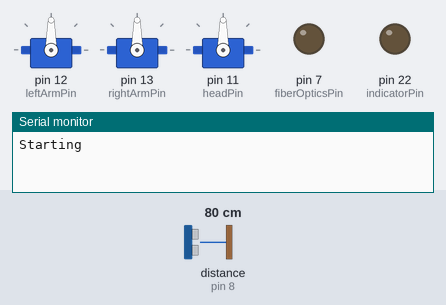
Bench run of a program on a simulated Arduino Mega 2560, built with avr-gcc and run on an emulated ATmega2560. Shown: 3 × servo, output pins drawn as LEDs (lit = HIGH), the last lines printed to the serial monitor. The test bench sets the inputs (shaded band); at power-on: distance to the obstacle (sensor on pin 8) 80 cm. The echo pulse lasts 58.3 µs per cm.

Above: at 1.2 s.
1.3 s: distance to the obstacle (sensor on pin 8) set to 77 cm
At 2.8 s:
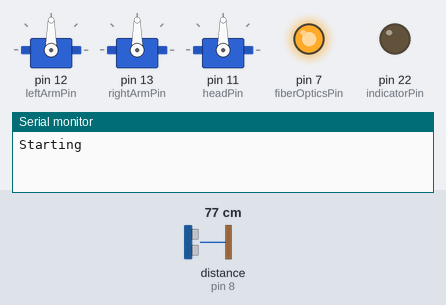
3.5 s: distance to the obstacle (sensor on pin 8) set to 69 cm
At 4.4 s:
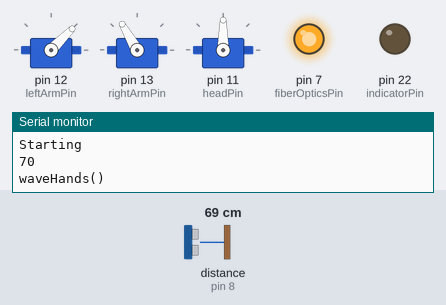
At 5.4 s:
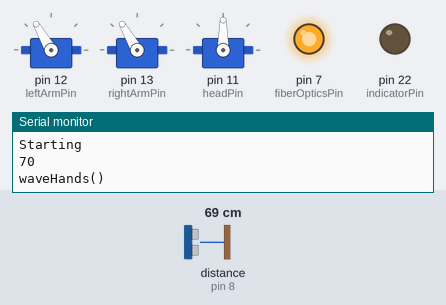
Timing chart, 0 to 21.5 s (numbered marks = the images above; inputs shaded):
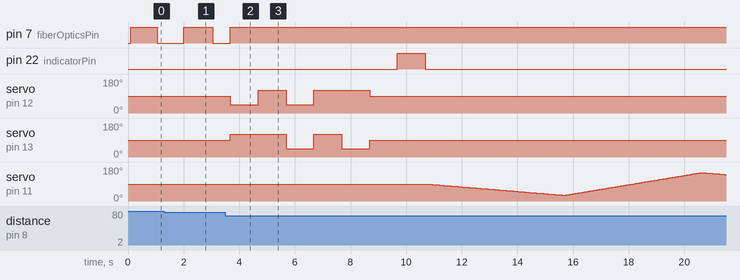

The program:

main.cpp
```cpp
#include <Arduino.h>
#include <NewPing.h>
#include <Servo.h>

const int leftArmPin = 12;     // blue
const int rightArmPin = 13;    // yellow
const int headPin = 11;        // green
const int echoPin = 8;         // blue
const int triggerPin = 9;      // yellow
const int fiberOpticsPin = 7;  // red
const int maxDistance = 200;
const int indicatorPin = 22;   //green


Servo leftArm;
Servo rightArm;
Servo head;

NewPing sonar(triggerPin, echoPin, maxDistance);

#include <hair.h>
#include <hands.h>
#include <head.h>

void setup() {
  pinMode(fiberOpticsPin, OUTPUT);
  pinMode(indicatorPin,OUTPUT);

  Serial.begin(9600);
  Serial.println("Starting");

  leftArm.attach(leftArmPin);
  rightArm.attach(rightArmPin);
  head.attach(headPin);
}

void loop() {
  int dist = sonar.ping_cm();
  delay(100);
  if (dist <= 75 && dist > 0) {
    Serial.println(dist);
    digitalWrite(fiberOpticsPin, HIGH);
    waveHands();
    digitalWrite(indicatorPin, HIGH);
    delay(1000);
    digitalWrite(indicatorPin, LOW);
    moveHead();
  }
  fiberOpticBlink();
}
```

hair.h
```cpp
void fiberOpticBlink() {
  int evenOdd = millis() / 1000;
  if (evenOdd % 2 == 0) {
    digitalWrite(fiberOpticsPin, HIGH);
  } else {
    digitalWrite(fiberOpticsPin, LOW);
  }
}
```

hands.h
```cpp
void waveHands() {
    Serial.println("waveHands()");
    leftArm.write(45);  // up
    rightArm.write(120); // up
    delay (1000);
    leftArm.write(120); // down
    rightArm.write(120); // up
    delay (1000);
    leftArm.write(45);  // up
    rightArm.write(45); // down
    delay (1000);
    leftArm.write(120); // down
    rightArm.write(120); // up
    delay(1000);
    leftArm.write(120);  // down
    rightArm.write(45); // down
    delay(1000);
    leftArm.write(90);  // straight
    rightArm.write(90); // striaght
    delay(1000);
}
```

head.h
```cpp
void moveHead() {
  Serial.println("moveHead()");
  int seconds = 5;

  for(int i= 90; i > 30; i--){ // look from center to left
    head.write(i);
    delay(1000 * seconds / 60);
  }

  for(int i= 30; i < 150; i++){ // look from left to right
    head.write(i);
    delay(1000 * seconds / 120);
  }


  for(int i= 150; i > 90 ; i--){ // look from right to center
    head.write(i);
    delay(1000 * seconds / 60);
  }

}
```

Measured:
- the behaviour switches between 75 and 74 cm on distance to the obstacle (sensor on pin 8) (found by bisection; images 1 and 2)
- after the input at 3.5 s, pin 22 (indicatorPin): LOW → HIGH after 6.2 s, → LOW 1.0 s later; servo on pin 12 (leftArmPin): 90° → 45° after 0.18 s, → 120° 1.0 s later, → 45° 1.0 s later, → 120° 1.0 s later, … (5 changes in this stretch)
